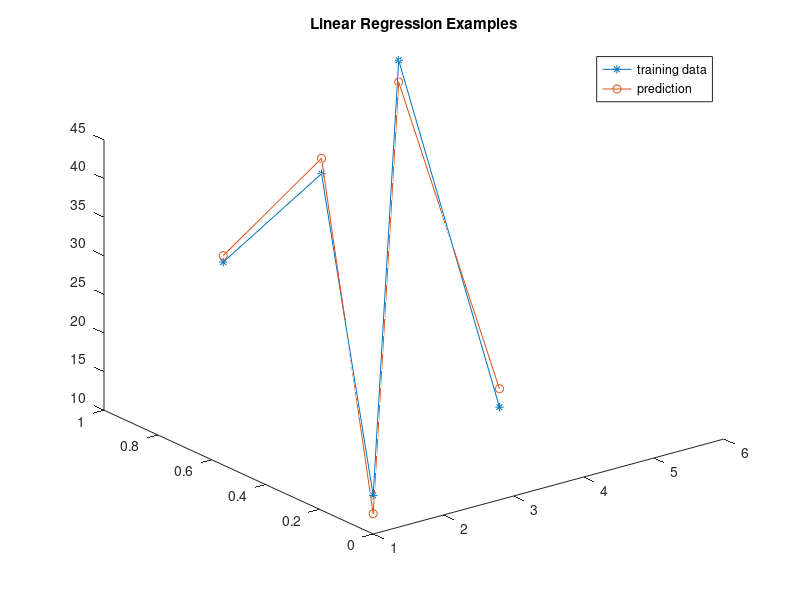

The MATLAB source for this figure:
x0 = [1 1 1 1 1];
x1 = [2.7 4.1 1.0 5.2 2.8];
x2 = [1 1 0 1 0];
x = [x0;x1;x2]';

y = [25 33 15 45 22]';

%线性回归
plot3(x1,x2,y,"*-")

%算法
w = (x'*x)^(-1)*x'*y;

y1 = w(1)+w(2).*x1+w(3).*x2;
hold on
plot3(x1,x2,y1,"o-")
hold off
legend("training data","prediction")
title("Linear Regression Examples")